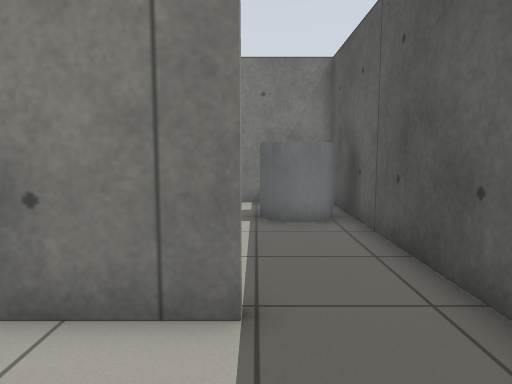
View 1 (above)

16 first-person views from a walk through a robot-simulator world made for Gazebo. The camera is 0.86 m above the floor, tilts 6° down and sees 70° across. The floor is counted in squares, 0.5 m on a side. Each view is taken from the middle of a square. On the plan, view 1 faces up. The plan holds only what a view shows up to about 17 squares ahead; the rest is blank. Simple patterns stand in for the simulator's built-in surfaces.

View 2
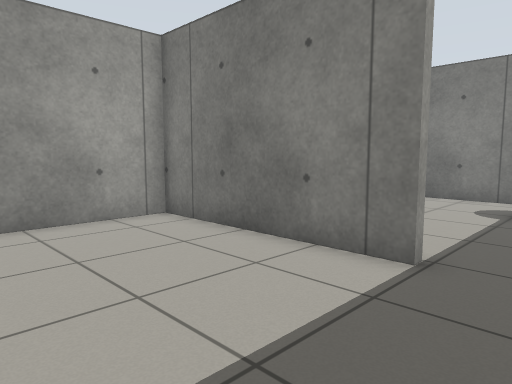

View 3
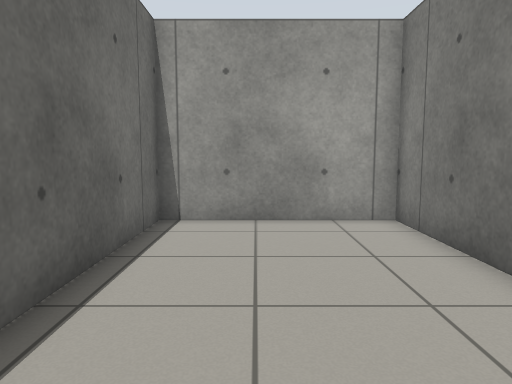

View 4
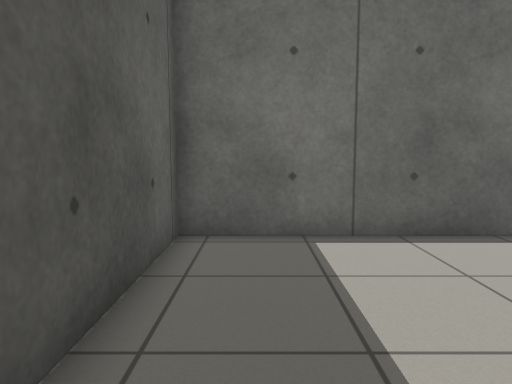

View 5
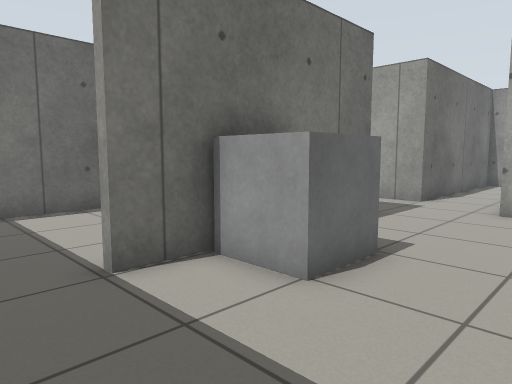

View 6
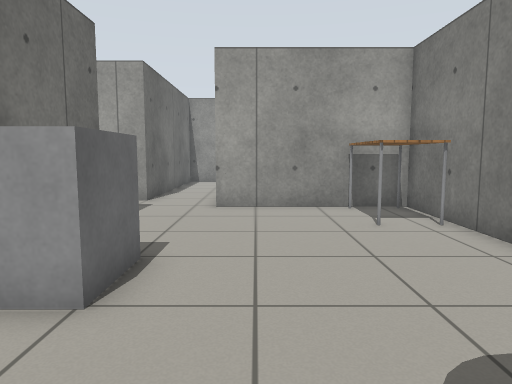

View 7
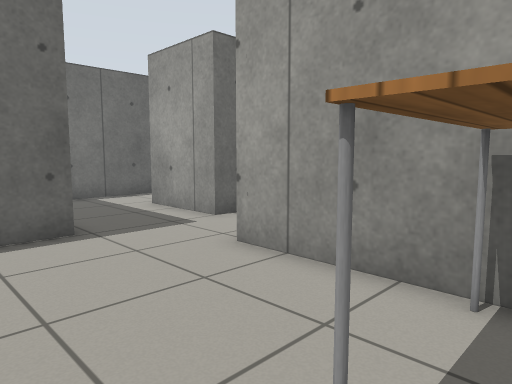

View 8
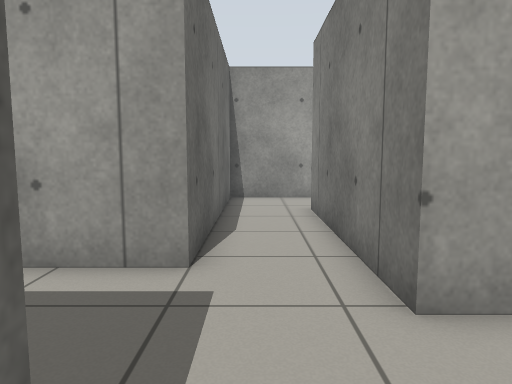

View 9
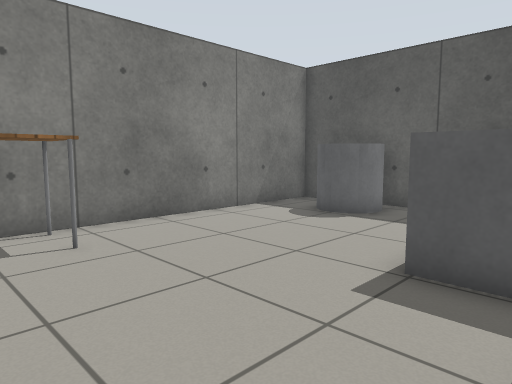

View 10
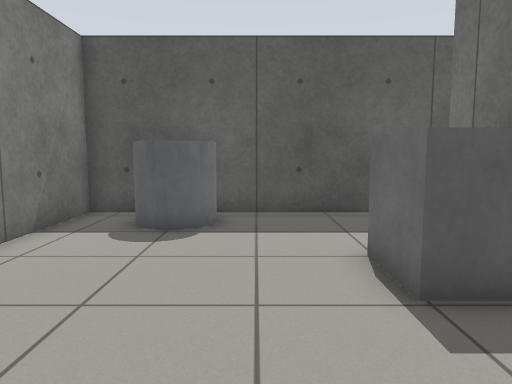

View 11
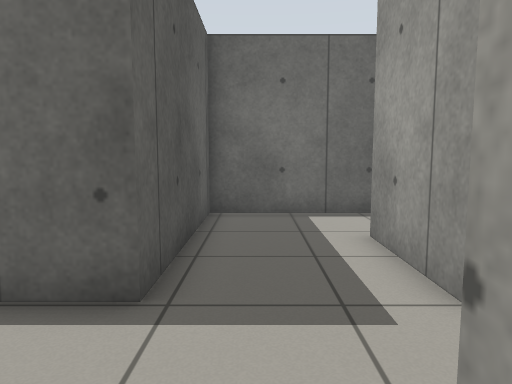

View 12
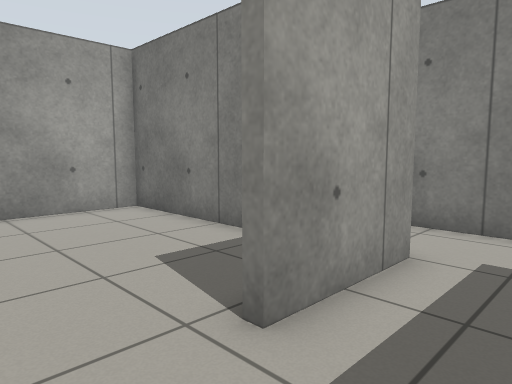

View 13
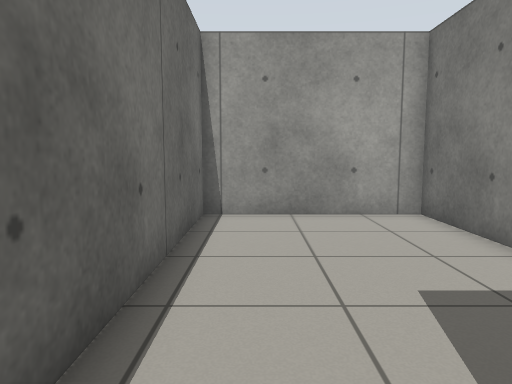

View 14
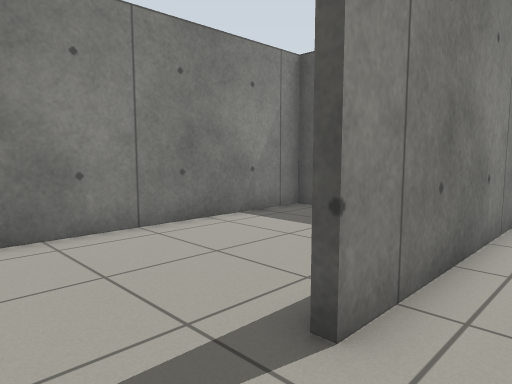

View 15
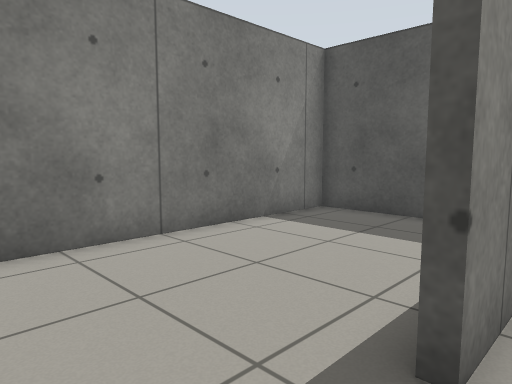

View 16
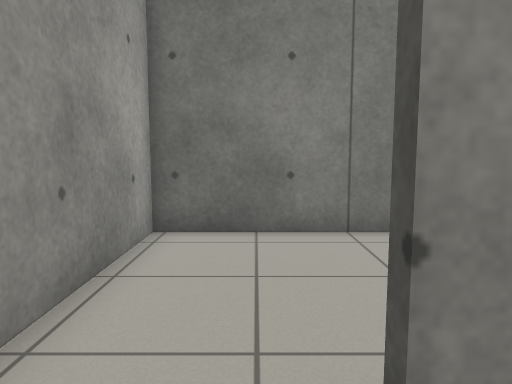

### Floor plan
Key: @ floor where view 1 was taken; # wall or solid block; . floor; C grey cylinder; B grey box; T table.
Columns run from 21 left of view 1 to 3 right of it. Each row starts with its distance up from view 1.
 13 #########################
 12 #..........#TTT.........#
 11 #..........#TTT.......C.#
 10 #..........#.........C C#
  9 #..........#..........C.#
  8 #........  #............#
  7 #...########............#
  6 #................BBB....#
  5 #................B B....#
  4 ##########...########...#
  3 #........#...#..........#
  2 #........#...#..........#
  1 #........#...#..........#
  0 #............#.......@..#
 -1 #............#..........#
 -2 #............#..........#
 -3 #########################

Positions as (right, up) in squares from view 1, and headings:
1: (0, 0), facing up
2: (2, -2), facing up-left
3: (2, 0), facing left
4: (1, 5), facing down
5: (2, 9), facing down-left
6: (2, 8), facing left
7: (-5, 12), facing down-left
8: (-6, 5), facing left
9: (-9, 4), facing up-right
10: (-8, 8), facing right
11: (-9, 8), facing down
12: (-9, -2), facing up-left
13: (-10, -1), facing left
14: (-20, 5), facing up-right
15: (-20, 6), facing up-right
16: (-18, 5), facing up
